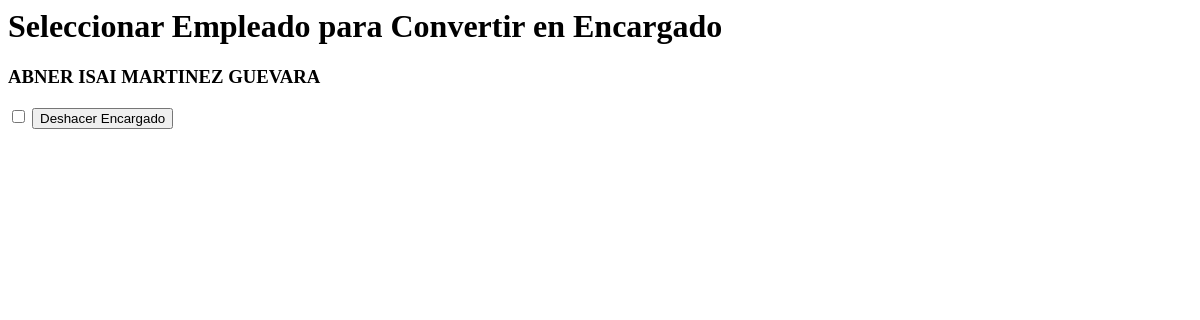
Page /marcaje/convertir_a_empleado/ on the earlier database version.
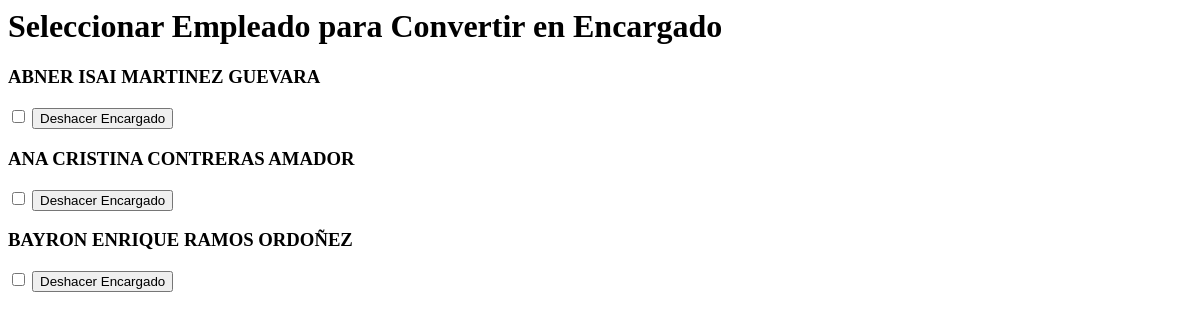
Same page on the later database version.
### marcaje/models.py (models this page shows, shortened)
class Empleado(models.Model):
    id_externo = models.IntegerField(unique=True)
    codigo = models.CharField(max_length=20)
    nombre = models.CharField(max_length=100)
    departamento = models.CharField(max_length=100)
    sucursal = models.ForeignKey(Sucursal, on_delete=models.PROTECT)
    es_encargado = models.BooleanField(default=False)
    class Meta:
        verbose_name = "Empleado"
        verbose_name_plural = "Empleados"
        ordering = ['nombre']

### marcaje/views.py (the view)
# urls.py: path('convertir_a_empleado/', views.convertir_a_empleado, name='convertir_a_empleado'),
def convertir_a_empleado(request):
    if request.method == 'POST':
        empleado_id = request.POST.get('empleado_id')
        empleado = get_object_or_404(Empleado, id=empleado_id)
        empleado.es_encargado = False
        empleado.save()
        return redirect('crear_permiso')
    empleados = Empleado.objects.filter(es_encargado=True)
    return render(request, 'convertir_a_empleado.html', {'empleados': empleados})

### marcaje/templates/convertir_a_empleado.html (shortened to what this page needs)
<h1>Seleccionar Empleado para Convertir en Encargado</h1>
<div class="empleados-list">
    {% for empleado in empleados %}
        <div class="empleado-card">
            <h3>{{ empleado.nombre }}</h3>
            <form method="post" action="{% url 'convertir_a_empleado' %}">
                <input type="checkbox" name="empleado_id" value="{{empleado.id}}">
                <button type="submit">Deshacer Encargado</button>
            </form>
        </div>
    {% empty %}
        <p>No hay empleados disponibles para convertir.</p>
    {% endfor %}
</div>

Differences in the rows shown:
now on this page (row edited): Empleado: nombre "ANA CRISTINA CONTRERAS AMADOR"
now on this page (row edited): Empleado: nombre "BAYRON ENRIQUE RAMOS ORDOÑEZ"
